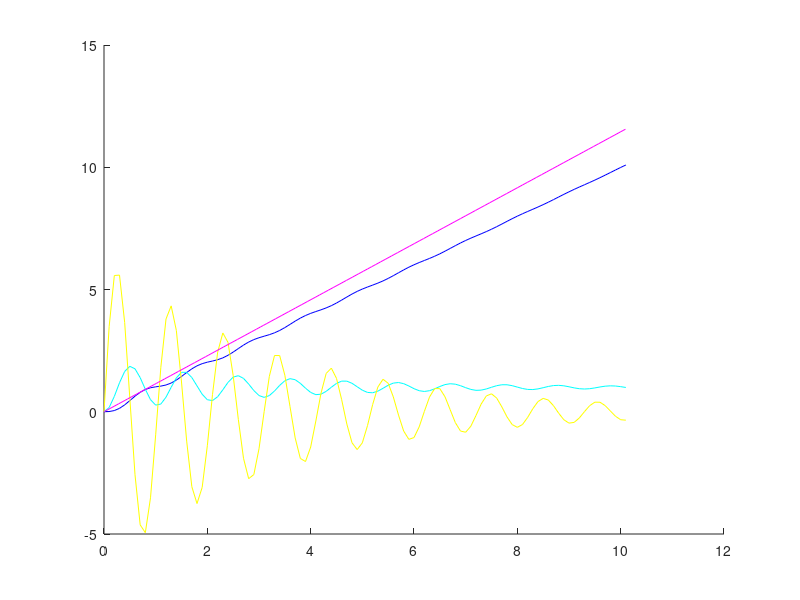

Write the MATLAB code that produced this figure.
%Civil Engeenireeng Student Interance-92
%Khatam Al-Anbiya Univercity Of Technology
%Written by: J,AVAZNASAB
%Winter-2017
%--------------------------------------------
tic;
clear ; close all;
clc;
deltaT=.1;
T=10;
m=.2533;
k=10;
c=.1592;
u0=0;
v0=0;
p0=0;
a0=(p0-c*v0-k*u0)/m;
K=k+2*c/deltaT+4*m/(deltaT^2);
a=(4*m/deltaT)+2*c;
b=2*m;
d=zeros(T/deltaT,9);
d(1,:)=[0 0 0 0 0 u0 v0 a0 p0];
e=0;
for i=0:deltaT:T
    d(e+2,1)=i+deltaT;
    d(e+2,5)=10*deltaT+a*d(e+1,7)+b*d(e+1,8);
    d(e+2,2)=d(e+2,5)/K;
    d(e+2,3)=2/deltaT*d(e+2,2)-2*d(e+1,7);
    d(e+2,4)=4/(deltaT^2)*(d(e+2,2)-deltaT*d(e+1,7))-2*d(e+1,8);
    d(e+2,6)=d(e+1,6)+d(e+2,2);
    d(e+2,7)=d(e+1,7)+d(e+2,3);
    d(e+2,8)=d(e+1,8)+d(e+2,4);
    d(e+2,9)=d(e+1,9)+d(e+2,5);
    e=e+1;
end
hold on
plot(d(:,1),d(:,6),'b');
plot(d(:,1),d(:,7),'c');
plot(d(:,1),d(:,8),'y');
plot(d(:,6),d(:,9)/100,'m');
toc;